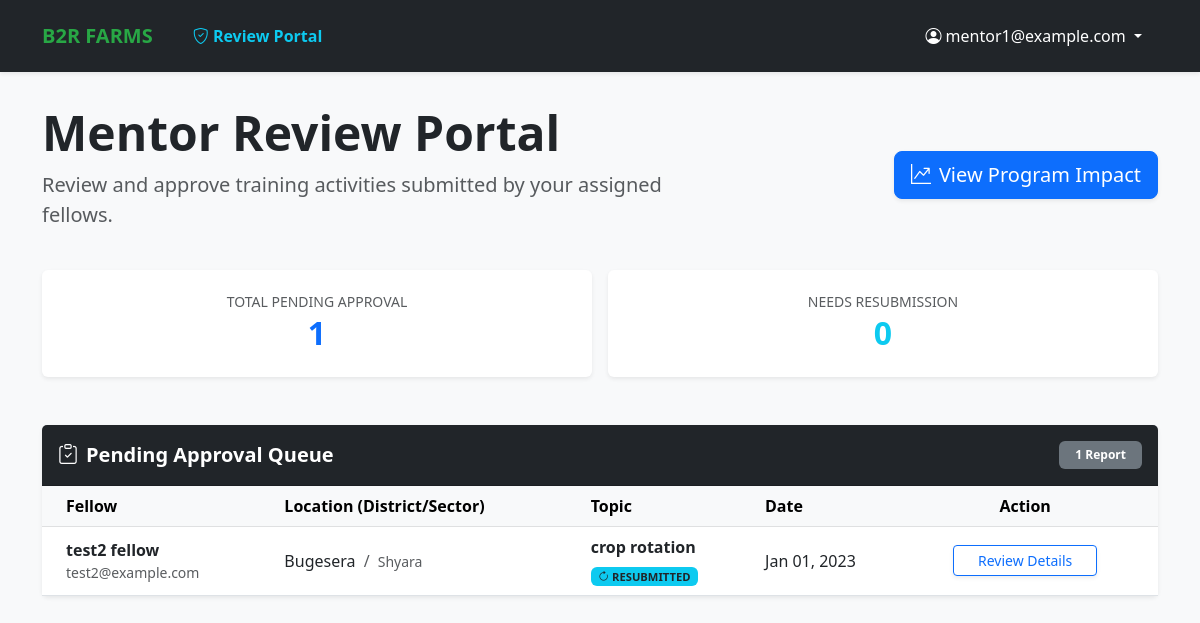
Before: /mentors/dashboard/ (signed in) with the older database file.
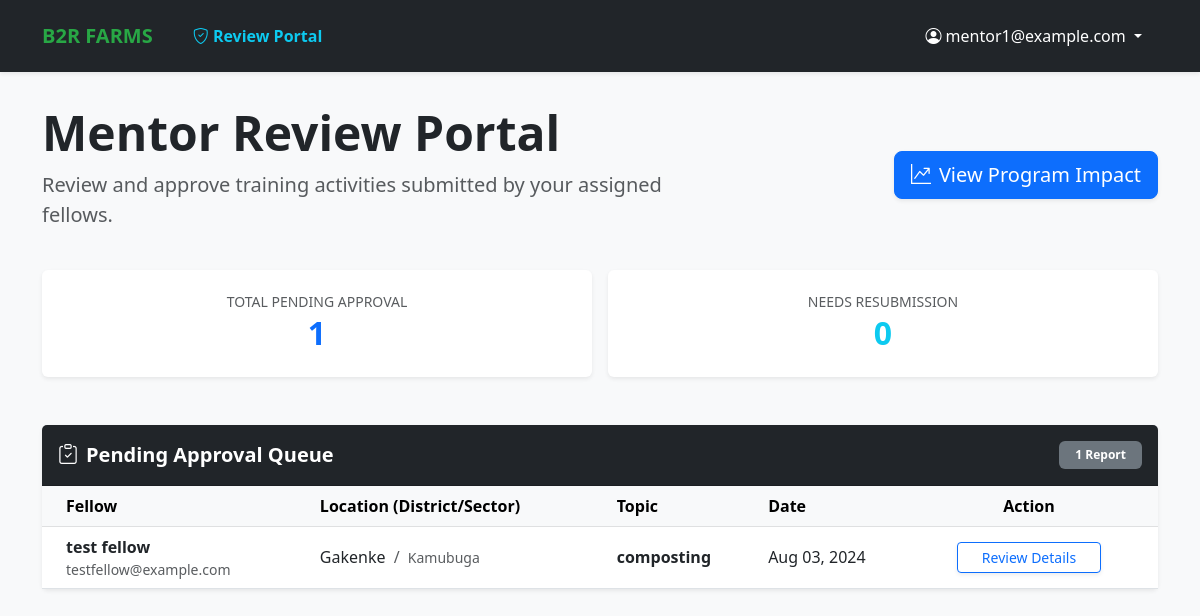
After: the same page with the newer database file.
### activities/models.py (models this page shows, shortened)
class TrainingActivity(models.Model):
    class Status(models.TextChoices):
        PENDING = 'PENDING', 'Pending Review'
        APPROVED = 'APPROVED', 'Approved'
        REVISION = 'REVISION', 'Needs Revision'
    fellow = models.ForeignKey(
        Fellow,
        on_delete=models.CASCADE,
        related_name='activities'
    )
    date = models.DateField(validators=[validate_not_future])
    sector = models.ForeignKey(
        Sector,
        on_delete=models.PROTECT,
        related_name='training_activities'
    )
    village_name = models.CharField(max_length=100)
    verified_village = models.CharField(
        max_length=100,
        blank=True,
        null=True,
        help_text="Standardized village name confirmed by Mentor upon approval."
    )
    number_of_farmers_trained = models.PositiveIntegerField(
        validators=[MinValueValidator(1, message="You must train at least one farmer.")]
    )
    training_topic = models.CharField(
        max_length=255,
        help_text="e.g., Mulching, Crop Rotation, Soil Conservation"
    )
    METHOD_CHOICES = [
        ('demonstration', 'Demonstration'),
        ('field_visit', 'Field Visit'),
        ('group_session', 'Group Session'),
        ('workshop', 'Workshop'),
    ]
    training_method = models.CharField(
        max_length=50,
        choices=METHOD_CHOICES
    )
    duration = models.DurationField(
        help_text="Format: HH:MM:SS (e.g., 02:30:00 for 2 hours and 30 mins)",
        default=timedelta(hours=1)
    )
    challenges_notes = models.TextField(blank=True, null=True)
    success_stories = models.TextField(blank=True, null=True)
    photos = models.ImageField(upload_to='training_photos/', blank=True, null=True)
    status = models.CharField(
        max_length=20,
        choices=Status.choices,
        default=Status.PENDING,
        help_text="The current approval status of this report."
    )
    approved_by = models.ForeignKey(
        settings.AUTH_USER_MODEL,
        on_delete=models.SET_NULL,
        null=True,
        blank=True,
        related_name='approved_activities'
    )
    is_resubmitted = models.BooleanField(default=False)
    mentor_comments = models.TextField(
        blank=True,
        null=True,
        help_text="Feedback provided by the assigned Mentor."
    )
    created_at = models.DateTimeField(auto_now_add=True)
    updated_at = models.DateTimeField(auto_now=True)
    class Meta:
        ordering = ['-date', 'sector__name']
        verbose_name_plural = "Training Activities"

### fellows/models.py (models this page shows, shortened)
class Fellow(models.Model):
    class Status(models.TextChoices):
        ACTIVE = 'ACTIVE', 'Active'
        INACTIVE = 'INACTIVE', 'Inactive'
        COMPLETED = 'COMPLETED', 'Completed'
        ON_LEAVE = 'ON_LEAVE', 'On Leave'
    user = models.OneToOneField(
        User,
        on_delete=models.CASCADE,
        related_name='fellow_profile'
    )
    university = models.CharField(max_length=100)
    degree_field = models.CharField(max_length=100)
    graduation_year = models.IntegerField()
    assigned_sector = models.ForeignKey(
        Sector,
        on_delete=models.SET_NULL,
        null=True,
        related_name='fellows'
    )
    mentor = models.ForeignKey(
        'mentors.Mentor',
        on_delete=models.SET_NULL,
        null=True,
        blank=True, # Allows saving a fellow before a mentor is assigned
        related_name='fellows',
        help_text="The professional mentor supervising this fellow."
    )
    fellowship_start_date = models.DateField()
    fellowship_end_date = models.DateField(null=True, blank=True)
    status = models.CharField(
        max_length=10,
        choices=Status.choices,
        default=Status.ACTIVE
    )
    training_completed = models.BooleanField(default=False)
    class Meta:
        ordering = ['user__last_name', 'user__first_name']
        verbose_name = "Fellow"
        verbose_name_plural = "Fellows"

### locations/models.py (models this page shows, shortened)
class Sector(models.Model):
    district = models.ForeignKey(
        District,
        on_delete=models.CASCADE,
        related_name='sectors'
    )
    name = models.CharField(max_length=100)
    code = models.CharField(max_length=10, blank=True, null=True)
    class Meta:
        unique_together = ('name', 'district')
        ordering = ['district__province__name', 'district__name', 'name']

class District(models.Model):
    province = models.ForeignKey(
        Province,
        on_delete=models.CASCADE,
        related_name='districts'
    )
    name = models.CharField(max_length=100)
    code = models.CharField(max_length=10, blank=True, null=True)
    class Meta:
        unique_together = ('name', 'province')
        ordering = ['province__name', 'name']

### mentors/views.py (the view)
# urls.py: path('dashboard/', mentor_dashboard, name='mentor_dashboard'),
@login_required
def mentor_dashboard(request):
    mentor = getattr(request.user, 'mentor_profile', None)
    if not mentor:
        messages.error(request, "Access denied. Mentor profile not found.")
        return redirect('login')
    pending_reports = TrainingActivity.objects.filter(
        fellow__mentor=mentor,
        status='PENDING'
    ).order_by('-date')
    recent_history = TrainingActivity.objects.filter(
        fellow__mentor=mentor
    ).exclude(status='PENDING').order_by('-updated_at')[:10]
    return render(request, 'mentors/dashboard.html', {
        'mentor': mentor,
        'pending_reports': pending_reports,
        'recent_history': recent_history
    })

### mentors/templates/mentors/dashboard.html (shortened to what this page needs)
{% extends 'base.html' %}
{% block content %}
<div class="row mb-4 align-items-center">
    <div class="col-md-7">
        <h1 class="display-5 fw-bold text-dark">Mentor Review Portal</h1>
        <p class="lead text-muted">Review and approve training activities submitted by your assigned fellows.</p>
    </div>
    <div class="col-md-5 text-md-end d-print-none">
        <a href="{% url 'impact_summary' %}" class="btn btn-primary btn-lg shadow-sm">
            <i class="bi bi-graph-up-arrow me-2"></i>View Program Impact
        </a>
    </div>
</div>
<div class="row g-3 mb-5 text-center">
    <div class="col-md-6">
        <div class="card border-0 shadow-sm py-4 bg-white">
            <h6 class="text-muted text-uppercase small mb-1">Total Pending Approval</h6>
            <h2 class="fw-bold mb-0 text-primary">{{ pending_reports|length }}</h2>
        </div>
    </div>
    <div class="col-md-6">
        <div class="card border-0 shadow-sm py-4 bg-white">
            <h6 class="text-muted text-uppercase small mb-1">Needs Resubmission</h6>
            <h2 class="fw-bold text-info mb-0">{{ resubmission_count|default:"0" }}</h2>
        </div>
    </div>
</div>
<div class="card shadow-sm border-0 mb-5">
    <div class="card-header bg-dark text-white py-3 d-flex justify-content-between align-items-center">
        <h5 class="mb-0 fw-bold"><i class="bi bi-clipboard-check me-2"></i>Pending Approval Queue</h5>
        <span class="badge bg-secondary px-3 py-2">
            {{ pending_reports|length }} Report{{ pending_reports|length|pluralize }}
        </span>
    </div>
    <div class="table-responsive">
        <table class="table table-hover align-middle mb-0">
            <thead class="table-light">
                <tr>
                    <th class="ps-4">Fellow</th>
                    <th>Location (District/Sector)</th>
                    <th>Topic</th>
                    <th>Date</th>
                    <th class="text-center pe-4">Action</th>
                </tr>
            </thead>
            <tbody>
                {% for report in pending_reports %}
                <tr>
                    <td class="ps-4">
                        <div class="fw-bold text-dark">{{ report.fellow.user.get_full_name }}</div>
                        <div class="text-muted small">{{ report.fellow.user.email }}</div>
                    </td>
                    <td>
                        <span class="text-dark">{{ report.fellow.assigned_sector.district.name }}</span>
                        <span class="text-muted mx-1">/</span>
                        <span class="text-muted small">{{ report.fellow.assigned_sector.name }}</span>
                    </td>
                    <td>
                        <span class="fw-semibold">{{ report.training_topic }}</span>
                        {% if report.is_resubmitted %}
                        <div class="mt-1">
                            <span class="badge bg-info text-dark" style="font-size: 0.7rem;">
                                <i class="bi bi-arrow-clockwise"></i> RESUBMITTED
                            </span>
                        </div>
                        {% endif %}
                    </td>
                    <td>{{ report.date|date:"M d, Y" }}</td>
                    <td class="text-center pe-4">
                        <a href="{% url 'review_report' report.pk %}" class="btn btn-outline-primary btn-sm px-4 shadow-sm">
                            Review Details
                        </a>
                    </td>
                </tr>
                {% endfor %}
            </tbody>
        </table>
    </div>
</div>
{% endblock %}

Changed rows visible on the page:
no longer on this page (row edited): TrainingActivity: fellow.user.get_full_name "test2 fellow", fellow.user.email "test2@example.com", fellow.assigned_sector.district.name "Bugesera", fellow.assigned_sector.name "Shyara", training_topic "crop rotation", is_resubmitted True (drawn), date "Jan 01, 2023"
added TrainingActivity: fellow.user.get_full_name "test fellow", fellow.user.email "testfellow@example.com", fellow.assigned_sector.district.name "Gakenke", fellow.assigned_sector.name "Kamubuga", training_topic "composting", date "Aug 03, 2024"
